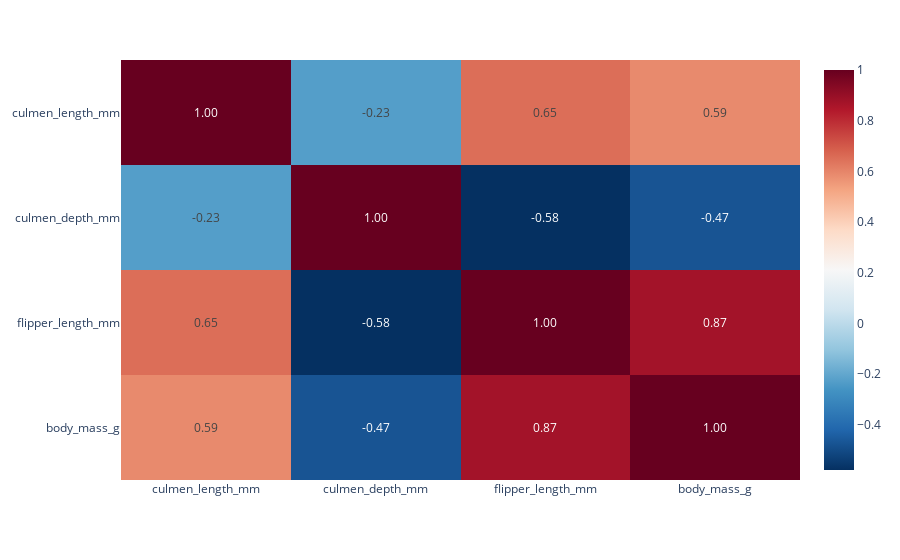

Write notebook code for a chart like this one.
### Code cell
import plotly.express as px

numeric_df = df.select_dtypes(include=['number'])
corr_matrix = numeric_df.corr()

fig = px.imshow(corr_matrix, text_auto='.2f', aspect="auto", color_continuous_scale='RdBu_r')
fig.show()

### Figure 1 — Plotly figure (JSON) as saved in the notebook; plotly's stock layout.template omitted (floating-point values rounded to 4 significant figures)
{"data": [{"coloraxis": "coloraxis", "hovertemplate": "x: %{x}<br>y: %{y}<br>color: %{z}<extra></extra>", "name": "0", "texttemplate": "%{z:.2f}", "type": "heatmap", "x": ["culmen_length_mm", "culmen_depth_mm", "flipper_length_mm", "body_mass_g"], "xaxis": "x", "y": ["culmen_length_mm", "culmen_depth_mm", "flipper_length_mm", "body_mass_g"], "yaxis": "y", "z": [[1, -0.2286, 0.6521, 0.5891], [-0.2286, 1, -0.5787, -0.473], [0.6521, -0.5787, 1, 0.8732], [0.5891, -0.473, 0.8732, 1]]}], "layout": {"autosize": true, "coloraxis": {"colorscale": [[0, "rgb(5,48,97)"], [0.1, "rgb(33,102,172)"], [0.2, "rgb(67,147,195)"], [0.3, "rgb(146,197,222)"], [0.4, "rgb(209,229,240)"], [0.5, "rgb(247,247,247)"], [0.6, "rgb(253,219,199)"], [0.7, "rgb(244,165,130)"], [0.8, "rgb(214,96,77)"], [0.9, "rgb(178,24,43)"], [1, "rgb(103,0,31)"]]}, "margin": {"t": 60}, "xaxis": {"anchor": "y", "autorange": true, "domain": [0, 1], "range": [-0.5, 3.5], "type": "category"}, "yaxis": {"anchor": "x", "autorange": true, "domain": [0, 1], "range": [3.5, -0.5], "type": "category"}}}
